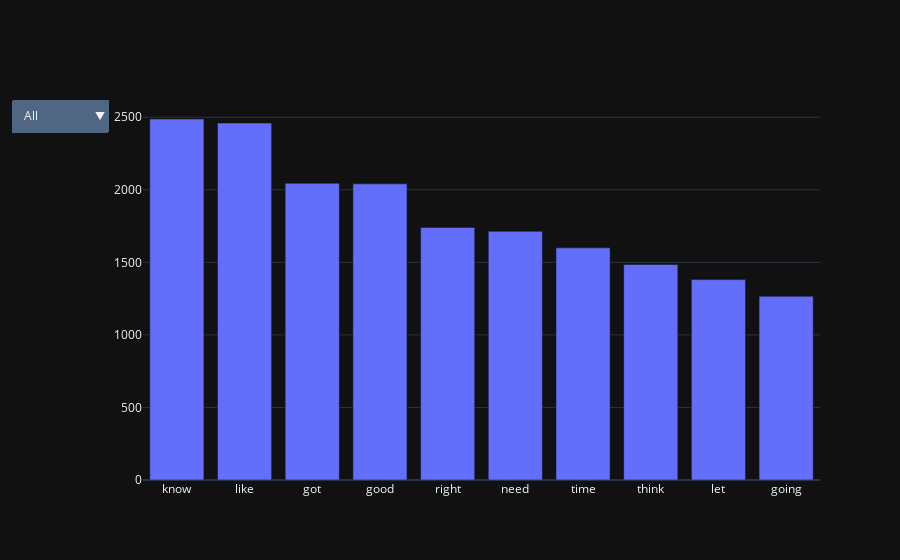

The notebook cell this image was saved under:
### Markdown cell above
The above graph isn't the most beautiful visualization, and can be a bit hard to digest. Perhaps a graph with a dropdown menu will be better, although more effort will be required.

### Code cell
from plotly.subplots import make_subplots

fig = go.Figure()

for column, column_name, color in zip(final_cols, final_names, ['', 'green', 'yellow', 'red']):
        if column_name == 'All':
            temp = pd.DataFrame(Counter(column).most_common(10))
            fig.add_trace(
                go.Bar(
                    x=pd.DataFrame(temp)[0],
                    y=pd.DataFrame(temp)[1],
                    visible=True,
                )
            )
        else:
            temp = pd.DataFrame(Counter(column).most_common(10))
            fig.add_trace(
                go.Bar(
                    x=pd.DataFrame(temp)[0],
                    y=pd.DataFrame(temp)[1],
                    visible=False,
                    marker_color=color
                )
            )

# Dropdown
fig.update_layout(
    updatemenus=[
        dict(
            active=0,
            buttons=list([
                dict(label='All',
                     method='update',
                     args=[{'visible': [True, False, False, False]}
                            ]),
                dict(label='Verbs',
                     method='update',
                     args=[{'visible': [False, True, False, False]},
                            ]),
                dict(label='Nouns',
                     method='update',
                     args=[{'visible': [False, False, True, False]},
                            ]),
                dict(label='Adjectives',
                     method='update',
                     args=[{'visible': [False, False, False, True]},
                            ]),
            ])
        )
    ]
)

fig.show()

### Figure 1 — Plotly figure (JSON) as saved in the notebook; plotly's stock layout.template omitted (floating-point values rounded to 4 significant figures)
{"data": [{"type": "bar", "visible": true, "x": ["know", "like", "got", "good", "right", "need", "time", "think", "let", "going"], "y": [2488, 2460, 2045, 2041, 1741, 1714, 1600, 1485, 1381, 1266]}, {"marker": {"color": "green"}, "type": "bar", "visible": false, "x": ["know", "got", "need", "think", "let", "going", "want", "find", "look", "come"], "y": [2480, 1977, 1597, 1485, 1379, 1264, 1229, 856, 816, 802]}, {"marker": {"color": "yellow"}, "type": "bar", "visible": false, "x": ["time", "way", "place", "people", "sir", "institute", "things", "commonwealth", "thing", "man"], "y": [1596, 1020, 1014, 936, 884, 829, 775, 633, 631, 490]}, {"marker": {"color": "red"}, "type": "bar", "visible": false, "x": ["good", "right", "sure", "strong", "little", "new", "human", "old", "better", "bad"], "y": [1949, 867, 853, 789, 666, 538, 502, 482, 475, 462]}], "layout": {"updatemenus": [{"active": 0, "buttons": [{"args": [{"visible": [true, false, false, false]}], "label": "All", "method": "update"}, {"args": [{"visible": [false, true, false, false]}], "label": "Verbs", "method": "update"}, {"args": [{"visible": [false, false, true, false]}], "label": "Nouns", "method": "update"}, {"args": [{"visible": [false, false, false, true]}], "label": "Adjectives", "method": "update"}]}]}}
